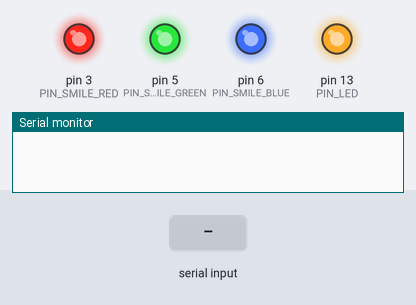
The sketch below on a simulated Arduino Nano, built with avr-gcc and run on an emulated ATmega328P. Shown: output pins drawn as LEDs (lit = HIGH), the last lines printed to the serial monitor. The inputs (shaded band) are chosen by the test bench. Pins used as bus, display or sensor lines are not drawn.

Above: at 1.25 s.
1.3 s: "F" received over Serial
At 4.1 s:
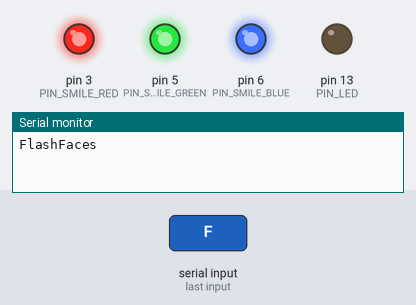
4.3 s: "W" received over Serial
At 6.0 s:
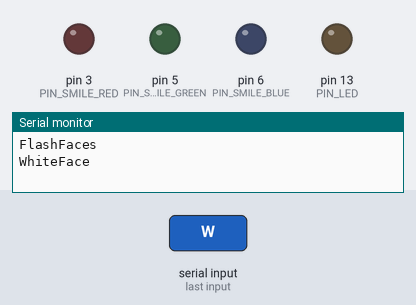
7.0 s: "O" received over Serial
At 9.4 s:
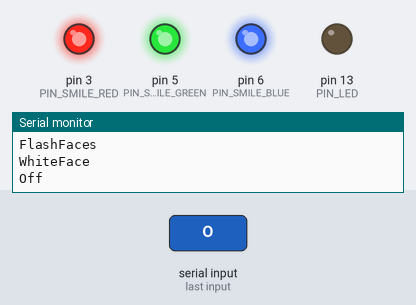
Timing chart, 0 to 16.0 s (numbered marks = the images above; inputs shaded):
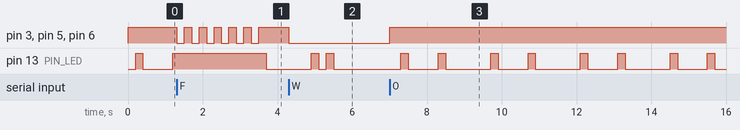

Measured:
- after the input at 1.3 s, pin 3 (PIN_SMILE_RED), pin 5 (PIN_SMILE_GREEN), pin 6 (PIN_SMILE_BLUE): alternates HIGH for 0.20 s and LOW for 0.20 s, 12 changes in all, then stays HIGH, starting at once
- after the input at 4.3 s, pin 3 (PIN_SMILE_RED), pin 5 (PIN_SMILE_GREEN), pin 6 (PIN_SMILE_BLUE): HIGH → LOW at once
- after the input at 7.0 s, pin 3 (PIN_SMILE_RED), pin 5 (PIN_SMILE_GREEN), pin 6 (PIN_SMILE_BLUE): LOW → HIGH at once
- by itself, pin 13 (PIN_LED): repeats every 2.4 s: LOW 0.80 s, HIGH 0.20 s, LOW 1.2 s, HIGH 0.20 s

The sketch:

HalloweenFace.ino
```cpp
#define PIN_SMILE_RED		 3
#define PIN_SMILE_GREEN		 5
#define PIN_SMILE_BLUE		 6
#define PIN_GROWL_RED		 9
#define PIN_GROWL_GREEN		10
#define PIN_GROWL_BLUE		11
#define PIN_LED				13

#define ANALOG_MIN			 0
#define ANALOG_MAX		   255

String mode = "";
unsigned long current = 0;
unsigned long ledPrevious = 0;
unsigned long growlPrevious = 0;
int led = 0;
int incomingByte;      // a variable to read incoming serial data into
bool growl = false;
bool red = true;

void setup()
{
	Serial.begin(9600);

	pinMode(PIN_LED, OUTPUT);

	pinMode(PIN_SMILE_RED, OUTPUT);
	pinMode(PIN_SMILE_GREEN, OUTPUT);
	pinMode(PIN_SMILE_BLUE, OUTPUT);

	pinMode(PIN_GROWL_RED, OUTPUT);
	pinMode(PIN_GROWL_GREEN, OUTPUT);
	pinMode(PIN_GROWL_BLUE, OUTPUT);

	Off();
	mode = "O";

} // setup ****************************************************************************************************************************************************************************************************************************

void loop2()
{
	Off();
	mode = "O";

	delay(5000); // 5 seconds
	delay(5000); // 5 seconds

	//

	mode = "W";
	Serial.println("WhiteFace");
	WhiteFace();

	delay(5000); // 5 seconds

	//

	mode = "T";
	Serial.println("Transmute");
	Transmute();

	delay(2000); // 2 seconds

	Transmute();

	delay(2000); // 2 seconds

	Transmute();

	delay(2000); // 2 seconds

	Transmute();

	delay(2000); // 2 seconds

	//

	for (int i = 0; i < 20; i++)
	{
		Timer();
		delay(100);
	}

	//

	//mode = "R";
	//Serial.println("Rainbow");
	//Rainbow();

	//

}

void loop()
{

	if (Serial.available() > 0)
	{
		// read the oldest byte in the serial buffer:
		incomingByte = Serial.read();

		if (incomingByte == 'O')
		{
			mode = "O";
			Serial.println("Off");
			Off();
		}
		else if (incomingByte == 'W')
		{
			mode = "W";
			Serial.println("WhiteFace");
			WhiteFace();
		}
		else if (incomingByte == 'G')
		{
			mode = "G";
			Serial.println("GrowlFace");
			GrowlFace();
		}
		else if (incomingByte == 'F')
		{
			mode = "F";
			Serial.println("FlashFaces");
			FlashFaces();
		}
		else if (incomingByte == 'T')
		{
			mode = "T";
			Serial.println("Transmute");
			Transmute();
		}
	}

	Timer();

} // loop ****************************************************************************************************************************************************************************************************************************


void Timer()
{
	//

	current = millis();

	// Simple half second for LED

	if (current - ledPrevious >= 200)
	{
		ledPrevious = current;

		led++;
		//Serial.println("LED");

		uint8_t state = LOW;

		if (mode == "O") // off, once
		{
			if (led == 1 || led == 6)
				state = HIGH;
		}
		else if (mode == "T") // trasmuted, 4
		{
			if (led == 1 || led == 3 || led == 5 || led == 7)
				state = HIGH;
		}
		else if (mode == "W") // white smile , 2
		{
			if (led == 1 || led == 3)
				state = HIGH;
		}
		else if (mode != "W") // any other, 3
		{
			if (led == 1 || led == 3 || led == 5)
				state = HIGH;
		}

		digitalWrite(PIN_LED, state);

		if (led >= 12)
			led = 0;
	}

	// 2 second timer to swap red/green growl face

	if (growl && current - growlPrevious >= 2000)
	{
		growlPrevious = current;

		if (red)
		{
			Serial.println("Growl RED");
			SetGrowl(ANALOG_MAX, ANALOG_MIN, ANALOG_MIN);
		}
		else
		{
			Serial.println("Growl GREEN");
			SetGrowl(ANALOG_MIN, ANALOG_MAX, ANALOG_MIN);
		}

		red = !red;
	}

} // loop ****************************************************************************************************************************************************************************************************************************


void Rainbow()
{

	for (int analogStep = 0; analogStep < 9; analogStep++)
	{
		if (analogStep == 0)
			SetAnalog(ANALOG_MAX, 0, 0);
		else if (analogStep == 1)
			SetAnalog(0, ANALOG_MAX, 0);
		else if (analogStep == 2)
			SetAnalog(0, 0, ANALOG_MAX);
		else if (analogStep == 3)
			SetAnalog(ANALOG_MAX, ANALOG_MAX, 0);
		else if (analogStep == 4)
			SetAnalog(ANALOG_MAX, 0, ANALOG_MAX);
		else if (analogStep == 5)
			SetAnalog(0, ANALOG_MAX, ANALOG_MAX);
		else if (analogStep == 6)
			SetAnalog(100, 150, ANALOG_MAX);
		else if (analogStep == 7)
			SetAnalog(ANALOG_MAX, 150, 100);
		else if (analogStep == 8)
			SetAnalog(ANALOG_MAX, ANALOG_MAX, ANALOG_MAX);

		delay(500);
	}

}


void SetSmile(int red, int green, int blue)
{
	analogWrite(PIN_SMILE_RED, ANALOG_MAX - red);
	analogWrite(PIN_SMILE_GREEN, ANALOG_MAX - green);
	analogWrite(PIN_SMILE_BLUE, ANALOG_MAX - blue);
} // SetAnalog ****************************************************************************************************************************************************************************************************************************


void SetGrowl(int red, int green, int blue)
{
	analogWrite(PIN_GROWL_RED, ANALOG_MAX - red);
	analogWrite(PIN_GROWL_GREEN, ANALOG_MAX - green);
	analogWrite(PIN_GROWL_BLUE, ANALOG_MAX - blue);
} // SetAnalog ****************************************************************************************************************************************************************************************************************************


void SetAnalog(int red, int green, int blue)
{
	analogWrite(PIN_SMILE_RED, ANALOG_MAX - red);
	analogWrite(PIN_SMILE_GREEN, ANALOG_MAX - green);
	analogWrite(PIN_SMILE_BLUE, ANALOG_MAX - blue);

	analogWrite(PIN_GROWL_RED, ANALOG_MAX - red);
	analogWrite(PIN_GROWL_GREEN, ANALOG_MAX - green);
	analogWrite(PIN_GROWL_BLUE, ANALOG_MAX - blue);
} // SetAnalog ****************************************************************************************************************************************************************************************************************************


void Off()
{
	growl = false;
	SetSmile(ANALOG_MIN, ANALOG_MIN, ANALOG_MIN);
	SetGrowl(ANALOG_MIN, ANALOG_MIN, ANALOG_MIN);
} // Off ****************************************************************************************************************************************************************************************************************************


void WhiteFace()
{
	growl = false;
	SetSmile(ANALOG_MAX, ANALOG_MAX, ANALOG_MAX);
	SetGrowl(ANALOG_MIN, ANALOG_MIN, ANALOG_MIN);
} // WhiteFace ****************************************************************************************************************************************************************************************************************************


void GrowlFace()
{
	growl = false;
	SetSmile(ANALOG_MIN, ANALOG_MIN, ANALOG_MIN);
	SetGrowl(ANALOG_MIN, ANALOG_MAX, ANALOG_MIN);
} // GrowlFace ****************************************************************************************************************************************************************************************************************************


void FlashFaces()
{
	red = true;

	for (int i = 0; i < 6; i++)
	{
		SetSmile(ANALOG_MAX, ANALOG_MAX, ANALOG_MAX);
		SetGrowl(ANALOG_MIN, ANALOG_MIN, ANALOG_MIN);

		delay(200);

		SetSmile(ANALOG_MIN, ANALOG_MIN, ANALOG_MIN);

		if (red)
			SetGrowl(ANALOG_MAX, ANALOG_MIN, ANALOG_MIN);
		else
			SetGrowl(ANALOG_MIN, ANALOG_MAX, ANALOG_MIN);

		red = !red;

		delay(200);
	}

} // FlashFaces ****************************************************************************************************************************************************************************************************************************


void Transmute()
{
	// wait for sound effects to finish

	delay(3000);

	WhiteFace();

	FlashFaces();

	GrowlFace();

	growl = true;

} // Transmute ****************************************************************************************************************************************************************************************************************************
```
